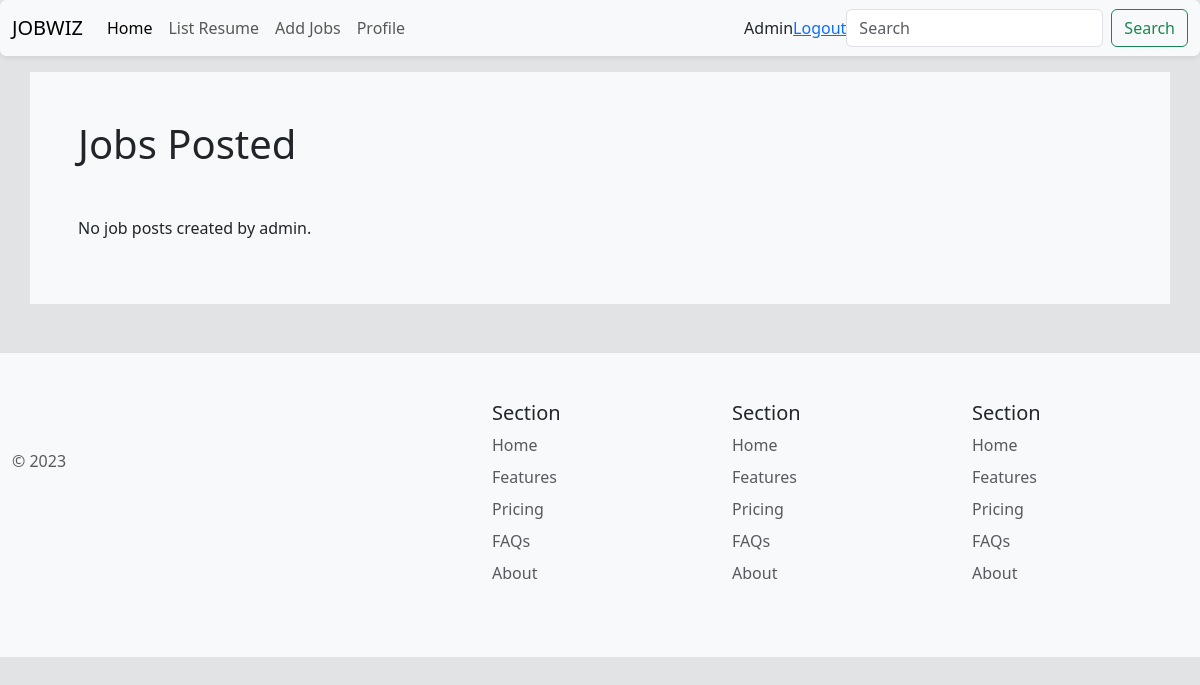
Before: /accounts/admin_profile/ (signed in) with the older database file.
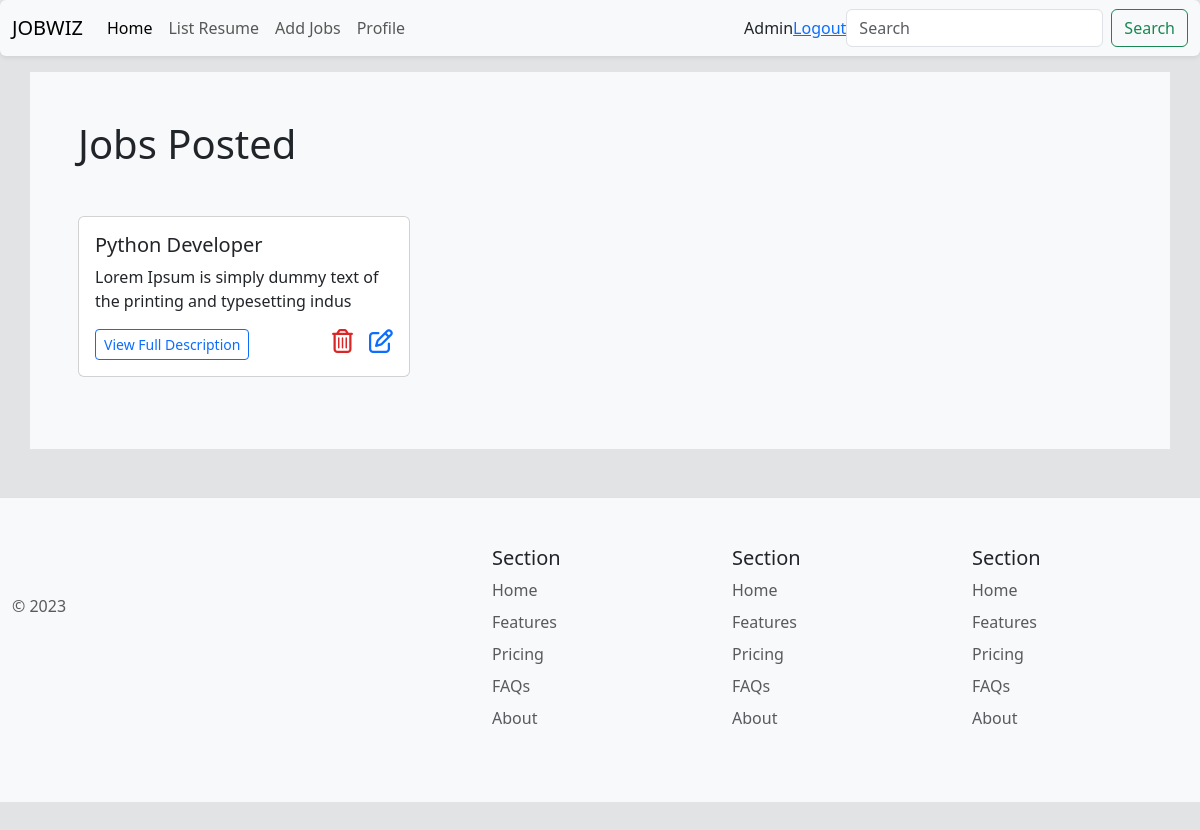
After: the same page with the newer database file.
### jobs/models.py (models this page shows, shortened)
class JobDescription(models.Model):
    title = models.CharField(max_length=100)
    description = models.TextField(max_length=70,null=True, blank=True)
    pdf_file = models.FileField(upload_to='jobs/job_descriptions/')
    location = models.CharField(max_length=500,null=True, blank=True)
    created_date = models.DateTimeField(auto_now_add=True)
    created_by = models.ForeignKey(User, on_delete=models.CASCADE)

### accounts/views.py (the view)
# urls.py: path('admin_profile/', views.admin_profile, name='admin_profile'),
@user_passes_test(is_admin, login_url = 'accounts/login/')
def admin_profile(request):
    admin_jobs = JobDescription.objects.filter(created_by = request.user)
    return render(request, 'accounts/admin_profile.html', {'admin_jobs': admin_jobs})

### accounts/views.py (called while the page is built)
def is_admin(user):
    return user.is_superuser

### accounts/templates/accounts/admin_profile.html
{% extends 'main.html' %} {% block content %}
<div class="container p-5 bg-light">
  <div class="display-6 mb-5">Jobs Posted</div>
  {% if admin_jobs %}
  <div class="row">
    {% for job in admin_jobs %}
    <div class="col-4 mb-4">
      <div class="card job-card">
        <div class="card-body">
          <h5 class="card-title">{{ job.title }}</h5>
          <p class="card-text">{{ job.description }}</p>
          <div class="d-flex justify-content-between">
            <a
              href="{{ job.pdf_file.url }}"
              class="btn btn-outline-primary btn-sm"
              >View Full Description</a
            >
            <div class="d-flex justify-content-between gap-3">
              <a
                style="cursor: pointer"
                href="{% url 'delete_job' job.id %}"
                class="delete-job-btn"
                data-job-id="{{ job.id }}"
              >
                <i
                  class="fa-regular fa-trash-can fa-xl"
                  style="color: #d92626"
                ></i>
              </a>
              <a
                style="cursor: pointer"
                href="{% url 'update_job' job.id %}"
                data-job-id="{{ job.id }}"
              >
                <i class="fa-regular fa-pen-to-square fa-xl"></i>
              </a>
            </div>
          </div>
        </div>
      </div>
    </div>
    {% endfor %}
  </div>
  {% else %}
  <p>No job posts created by admin.</p>
  {% endif %}
</div>
{% endblock content %}

Changed rows visible on the page:
added JobDescription: title "Python Developer", description "Lorem Ipsum is simply dummy text of the printing and typesetting indus"
Other visible differences:
text no longer shown: "No job posts created by admin."
